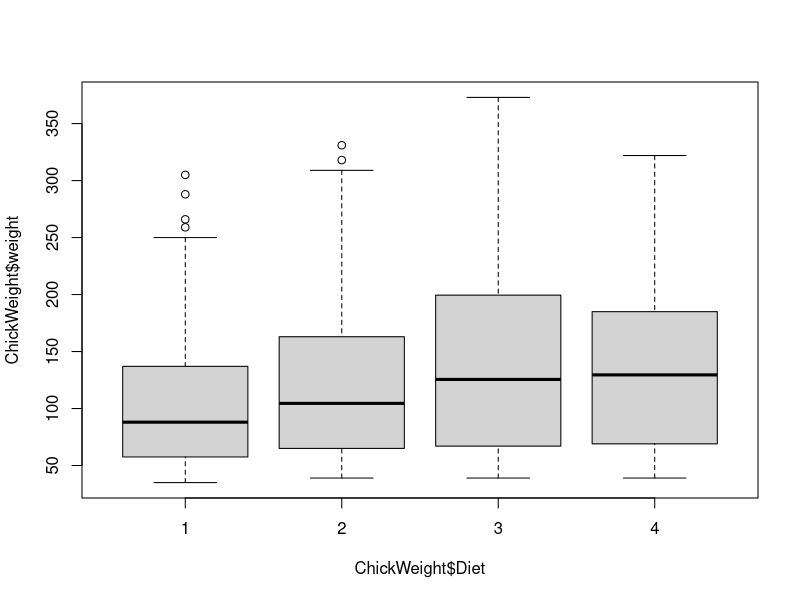

Reproduce this figure in R.
### use R as calculator 

### Solution

### 0. let our small data set be: 2 5 4 10 8






### 1. enter these data into a data vector v
  
(
    v <- c( 2, 5, 4, 10, 8 ) 
)





### 2. find the square of each number.

(
    v.sqr <- v * v
)





### 3. substract 6 from each number

(
    v.minus.6 <- v - 6
)





### 4. substract 9 from each number and then square the answer

(
    v.minus.9.squared <- ( v - 9 ) ^ 2
)





### 5. load the ChickWeight data set into the workspace using data()

data( "ChickWeight" )

head( ChickWeight )





### 6. how many observations and how many variables? How did you get the information?

dim( ChickWeight )
nrow( ChickWeight )
ncol( ChickWeight )





### 7. what is the mean, min and max of weight and Time

min( ChickWeight$weight )
mean( ChickWeight$weight )
max( ChickWeight$weight )

min( ChickWeight$Time )
mean( ChickWeight$Time )
max( ChickWeight$Time )

summary( ChickWeight$weight )
summary( ChickWeight$time )
summary( ChickWeight )

ChickWeight[ order( ChickWeight$Diet ), ]



### 8. use plot() to produce a boxplot of weight dependent on Diet

plot( ChickWeight$weight ~ ChickWeight$Diet )





### 9. check your working directory

getwd( )    






### 10. set the working directory to today s sesssion folder if not already done

setwd( "~/Dokumente/RLearning/MandysKurs/20161128/2016kurs/session2/")

getwd( )    





## 11. package installation

install.packages( "ggplot2" )
